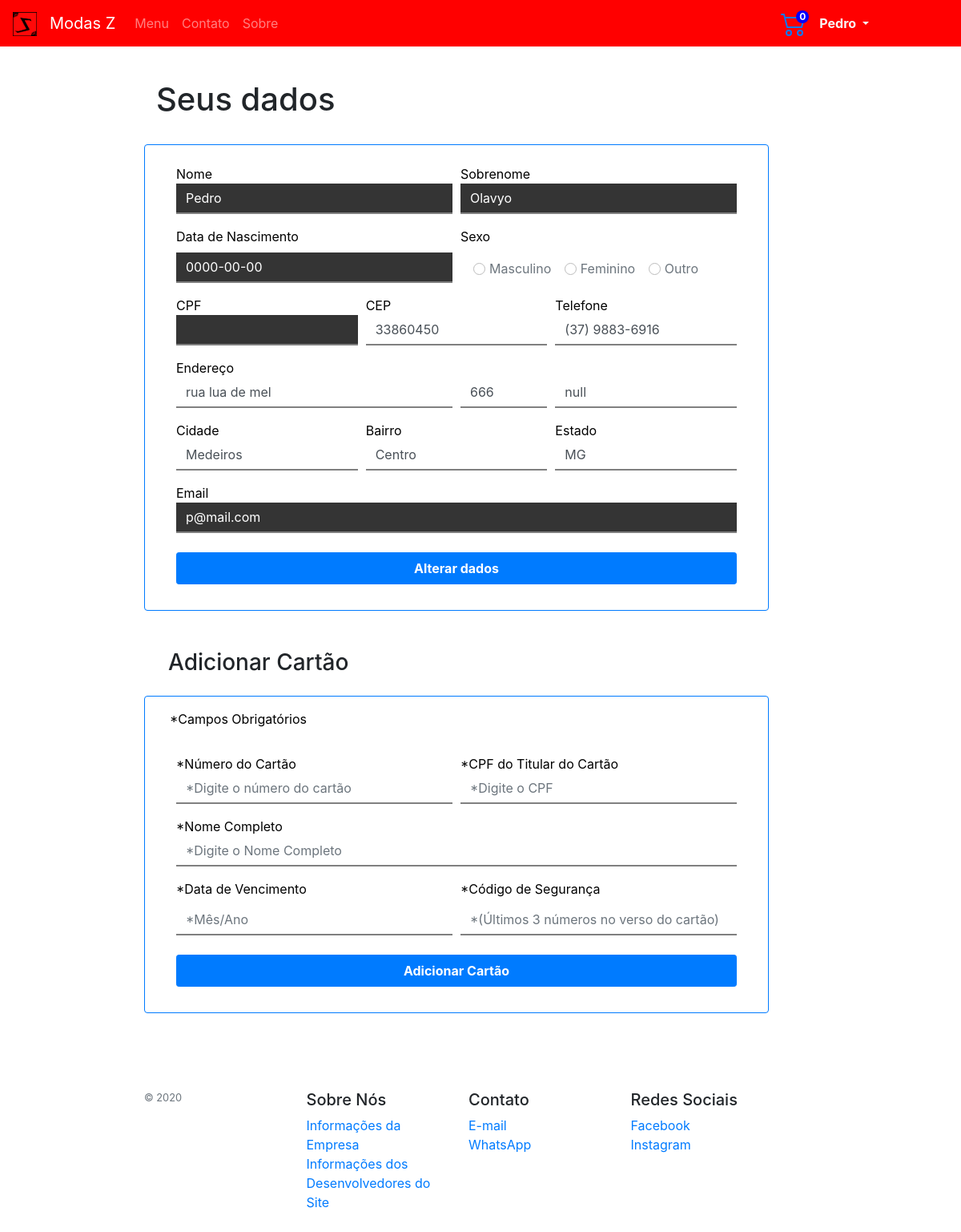
Page /usuario.php (signed in) on the committed database.
### tables this page shows
CREATE TABLE `usuarios` (
  `id` int(11) NOT NULL,
  `adm` tinyint(1) NOT NULL,
  `nome` varchar(30) NOT NULL,
  `sobrenome` varchar(100) NOT NULL,
  `data` date NOT NULL,
  `sexo` varchar(20) NOT NULL,
  `cpf` char(11) NOT NULL,
  `cep` char(8) NOT NULL,
  `telefone` text NOT NULL,
  `endereco` varchar(300) NOT NULL,
  `numero` int(11) NOT NULL,
  `complemento` varchar(300) DEFAULT NULL,
  `cidade` varchar(300) NOT NULL,
  `bairro` varchar(300) NOT NULL,
  `estado` char(2) NOT NULL,
  `email` varchar(300) NOT NULL,
  `senha` varchar(100) NOT NULL
);

### usuario.php (the view, shortened to what this page needs)
<?php
include('conexao.php');
if (isset($_SESSION['email']))
{
  $logado = $_SESSION['email'];
  $script = 'SELECT * FROM usuarios WHERE email = "' . $logado . '"';
  $consulta = $conexao->query($script);
  $linha = $consulta->fetch_array(MYSQLI_ASSOC);
  $nome = $linha['nome'];
  $sobrenome = $linha['sobrenome'];
  $data_nascimento = $linha['data'];
  $cpf = $linha['cpf'];
  $cep = $linha['cep'];
  $telefone = $linha['telefone'];
  $endereco = $linha['endereco'];
  $num_endereco = $linha['numero'];
  $complemento = $linha['complemento'];
  $cidade = $linha['cidade'];
  $bairro = $linha['bairro'];
  $estado = $linha['estado'];
  $email = $linha['email'];
  $nCartao=$linha['nCartao'];
  $cpf=$linha['cpfCartao'];
  $nomeCartao=$linha['nomeCartao'];
  $codigoSeg=$linha['codigoSeg'];
  if (isset($_SESSION['nItensCarrinho'])) {
    $nItensCarrinho = $_SESSION['nItensCarrinho'];
  } else {
    $nItensCarrinho = $_SESSION['nItensCarrinho'];
  }
} else {
  $_SESSION['nItensCarrinho'] = 0;
  $nItensCarrinho = $_SESSION['nItensCarrinho'];
}
?>
<!DOCTYPE html>
<html>
<head>
  <link rel="stylesheet" type="text/css" href="CSS/bootstrap.min.css">
  <link rel="stylesheet" type="text/css" href="CSS/my.css">
</head>
<body>
  <nav class="navbar navbar-expand-lg navbar-dark navbar-sm fixed-top">
    <a class="navbar-brand" title="Menu"  href="index.php">
      <img src="Img/Logo.png" width="30" height="30" alt="">
    </a>
    <a class="navbar-brand" title="Menu" href="index.php">Modas Z</a>
    <div class="collapse navbar-collapse" id="navbarSupportedContent" style="margin-right: 91px;">
      <ul class="navbar-nav mr-auto">
        <li class="nav-item">
          <a class="nav-link " href="index.php">Menu<span class="sr-only"></span></a>
        </li>
        <li class="nav-item">
          <a class="nav-link " href="contato.php" tabindex="-1">Contato</a>
        </li>
        <li class="nav-item">
          <a class="nav-link " href="sobre.php" tabindex="-2">Sobre</a>
        </li>
      </ul>
      <a href="carrinho.php" class="mr-3"><span class="numItensCarrinho" name="numItensCarrinho"><?php echo $nItensCarrinho; ?></span><a>
        <div class="dropdown show mr-2">
          <a class="text-light dropdown-toggle font-weight-bold" href="#" role="button" id="dropdownMenuLink" data-toggle="dropdown" aria-haspopup="true" aria-expanded="false"><?php echo $nome; ?> </a>
        </div>
      </div>
    </nav>
    <h1 class="col-12">Seus dados</h1><br>
    <div class="container col-12 divcadastro rounded border border-primary mb-5">
      <form class="needs-validation m-4" action="acaoAlterarUsuario.php" method="POST">
        <div class="form-row mb-3 mt-3">
          <div class="col">
            <label form="labelNome" class="mb-0">Nome</label>
            <input type="text" class="form-control input rounded-0 desabilitado"  name="nome" disabled="" value="<?php echo $nome; ?>">
          </div>
          <div class="col">
            <label form="labelSobrenome" class="mb-0">Sobrenome</label>
            <input type="text" class="form-control input rounded-0 desabilitado"  name="sobrenome" disabled="" value="<?php echo $sobrenome; ?>">
          </div>
        </div>
        <div class="form-row mb-3">
          <div class="col">
            <label form="labelDataNascimento">Data de Nascimento</label>
            <input class="form-control input rounded-0 desabilitado" type="text"  name="data_nascimento" disabled="" value="<?php echo $data_nascimento; ?>">
          </div>
          <div class="col">
            <label form="labelSexo" class="mb-3">Sexo</label><br>
            <div class="form-check form-check-inline ml-3">
              <input class="form-check-input desabilitado" type="radio" name="Sexo" id="SexoMasculino" value="Masculino" disabled="">
              <label class="form-check-label" for="RadioMasculino">Masculino</label>
            </div>
            <div class="form-check form-check-inline">
              <input class="form-check-input desabilitado" type="radio" name="Sexo" id="SexoFeminino" value="Feminino" disabled="">
              <label class="form-check-label" for="RadioFeminino">Feminino</label>
            </div>
            <div class="form-check form-check-inline">
              <input class="form-check-input desabilitado" type="radio" name="sexo" id="SexoOutro" value="Outro" disabled="">
              <label class="form-check-label" for="RadioOutro">Outro</label>
            </div>
          </div>
        </div>
        <div class="form-row">
          <div class="col mb-3">
            <label form="labelCPF" class="mb-0">CPF</label>
            <input type="text" class="form-control input rounded-0 desabilitado" name="cpf" disabled="" value="<?php echo $cpf; ?>">
          </div>
          <div class="col mb-3">
            <label form="labelCEP" class="mb-0">CEP</label>
            <input type="text" class="form-control input rounded-0" onkeydown="javascript: return event.keyCode == 69 ? false : true" onKeyPress="if(this.value.length==8) return false;"  name="cep" id="validationCustomCEP" pattern="([0-9]{8})" placeholder="Digite seu CEP" value="<?php echo $cep; ?>" required>
          </div>
          <div class="col mb-3">
            <label form="labelTelefone" class="mb-0">Telefone</label>
            <input type="text" class="form-control input rounded-0 telefone" data-mask="(00) 0000-00009" id="telefone" name="telefone" pattern="\([0-9]{2}\)[\s][0-9]{4}-[0-9]{4,5}" placeholder="Digite seu Telefone" value="<?php echo $telefone; ?>" required>
          </div>
        </div>
        <div class="form-row">
          <div class="col">
            <label form="labelNome" class="mb-0">Endereço</label>
            <input type="text" class="form-control input rounded-0" id="validationCustomEndereço"  name="endereco" placeholder="Digite seu Endereço" value="<?php echo $endereco; ?>" required>
          </div>
          <div class="col mt-4 col-sm-2">
            <input type="number" class="form-control input rounded-0" id="validationCustomEndereçoNumero" onkeydown="javascript: return event.keyCode == 69 ? false : true"  name="num_endereco" placeholder="Nº" value="<?php echo $num_endereco; ?>" required>
          </div>
          <div class="col mt-4 col-sm-4">
            <input type="text" class="form-control input rounded-0" id="validationCustomComplemento" name="complemento_endereco" placeholder="Complemento" value="<?php echo $complemento; ?>">
          </div>
        </div>
        <div class="form-row">
          <div class="col mt-3">
            <label form="labelCidade" class="mb-0">Cidade</label>
            <input type="text" class="form-control input rounded-0" id="validationCustomCidade"  pattern="[a-zA-Z]+" name="cidade" placeholder="Digite sua Cidade" value="<?php echo $cidade; ?>" required>
          </div>
          <div class="col mt-3">
            <label form="labelBairro" class="mb-0">Bairro</label>
            <input type="text" class="form-control input rounded-0" id="validationCustomBairro" name="bairro" placeholder="Digite seu Bairro" value="<?php echo $bairro; ?>" required>
          </div>
          <div class="col mt-3">
            <label form="labelBairro" class="mb-0">Estado</label>
            <input type="text" class="form-control input rounded-0" id="validationCustomBairro"  onKeyPress="if(this.value.length==2) return false;" pattern="[a-zA-Z]{2}" name="estado" placeholder="Digite seu Estado" value="<?php echo $estado; ?>" required>
          </div>
        </div>
        <div class="form-row mb-3 mt-3">
          <div class="col">
            <label for="labelEmail" class="mb-0">Email</label>
            <input type="email" class="form-control input rounded-0 desabilitado" disabled="" value="<?php echo $email; ?>">
          </div>
        </div>
        <button class="btn btn-primary btn-sm btn-rounded font-weight-bold mb-2 mt-2 w-100" style="height: 40px; font-size: 16px;" id="btnCadastrar" type="submit">Alterar dados</button>
      </form>
    </div>
    <div class="container">
      <div class="row">
        <div class="col-sm-6">
          <h3 class="col-12 mb-4">Adicionar Cartão</h3>
        </div>
        <div class="container col-12 divcadastro rounded border border-primary mb-5">
          <div class="form-row mb-2 mt-3 ml-3">
            <label form="labelNome">*Campos Obrigatórios</label>
          </div>
          <form class="needs-validation m-4" method="POST" action="insertCartao.php">
            <div class="form-row mb-3 mt-3">
              <div class="col">
                <label form="labelNumCartao" class="mb-0">*Número do Cartão</label>
                <input type="text" class="form-control input rounded-0" id="validationCustomNumCartao" placeholder="*Digite o número do cartão" name="numCartao" data-mask="0000 0000 0000 0000" pattern="[0-9]{4}[\s][0-9]{4}[\s][0-9]{4}[\s][0-9]{4}" value="<?php echo $nCartao; ?>" required>
              </div>
              <div class="col">
                <label form="labelCPF" class="mb-0">*CPF do Titular do Cartão</label>
                <input type="text" class="form-control input rounded-0" data-mask="00000000000" placeholder="*Digite o CPF" name="cpf" id="validationCustomCPF" pattern="([0-9]{11})" value="<?php echo $cpfCartao; ?>" required>
              </div>
            </div>
            <div class="form-row mb-3 mt-3">
              <div class="col">
                <label form="labelNome" class="mb-0">*Nome Completo</label>
                <input type="text" class="form-control input rounded-0" id="validationCustomNomeCartao" placeholder="*Digite o Nome Completo" onkeypress="return validaNomes(event);" name="nomeCompleto" value="<?php echo $nomeCartao; ?>" required>
              </div>
            </div>
            <div class="form-row mb-3">
              <div class="col">
                <label form="labelDataVenc">*Data de Vencimento</label>
                <input class="form-control input rounded-0" id="validationCustomData"  placeholder="*Mês/Ano" type="text" data-mask="00/0000" name="data" pattern="[^-,]{7}" value="<?php echo $validadeCartao; ?>" required>
              </div>
              <div class="col">
                <label form="labelCodigoSeguranca">*Código de Segurança</label>
                <input type="text" class="form-control input rounded-0" id="validationCustomCodigoSeguranca" placeholder="*(Últimos 3 números no verso do cartão)" name="codCartao" data-mask="000" pattern="[0-9]{3}" value="<?php echo $codigoSeg; ?>" required>
              </div>
            </div>
            <button class="btn btn-primary btn-sm btn-rounded font-weight-bold mb-2 mt-2 w-100" style="height: 40px; font-size: 16px;" id="btnPagarCartao">Adicionar Cartão</button>
          </form>
        </div>
      </div>
    </div>
    <footer class=" py-5">
      <div class="row">
        <div class="col- col-12 col-md">
          <small class="d-block mb-3 text-muted">&copy; 2020</small>
        </div>
        <div class="col- col-6 col-md">
          <h5>Sobre Nós</h5>
          <ul class="list-unstyled text-small">
            <li><a href="sobre.php#SD">Informações da Empresa</a></li>
            <li><a href="sobre.php">Informações dos Desenvolvedores do Site</a></li>
          </ul>
        </div>
        <div class="col- col-6 col-md">
          <h5>Contato</h5>
          <ul class="list-unstyled text-small">
            <li><a href="contato.php">E-mail</a></li>
            <li><a href="contato.php#SD">WhatsApp</a></li>
          </ul>
        </div>
        <div class="col- col-6 col-md">
          <h5>Redes Sociais</h5>
          <ul class="list-unstyled text-small">
            <li><a target="_blank" href="https://www.facebook.com">Facebook</a></li>
            <li><a target="_blank" href="https://www.instagram.com/modaz">Instagram</a></li>
          </ul>
        </div>
      </div>
    </footer>
    </body>
    </html>

### CSS/my.css (style rules this page uses)
.navbar { background-color: red; }
body { margin: 100px 20% 0 15%; }
label { color: black; }
.input { border-color: grey; border-width: 0 0 2px; outline: none; background-color: white; }
input[type="text"]:disabled, input[type="email"]:disabled { color: white; }
input[type="radio"] { -webkit-appearance: none; -moz-appearance: none; appearance: none; display: inline-block; width: 15px; height: 15px; padding: 3px; background-clip: content-box; border: 1px solid #bbbbbb; border-radius: 50%; }
input[type="radio"]:disabled { background-color: white; }
.divcadastro { background-color: white; width: 100%; }
a:link { text-decoration: none; }
.numItensCarrinho { position: fixed; margin-left: -13px; line-height: 1rem; height: 1rem; width: 1rem; -webkit-border-radius: 1rem; border-radius: 3rem; background-color: blue; color: #fff; font-size: .75rem; font-weight: 700; z-index: 1; text-align: center; }
.desabilitado:disabled, .desabilitado:disabled:hover, .desabilitado:disabled:focus { background-color: #343434; }

### rows in the picture
usuarios: nome "Pedro", sobrenome "Olavyo", data_nascimento "0000-00-00", cep "33860450", telefone "(37) 9883-6916", endereco "rua lua de mel", num_endereco "666", complemento_endereco "null", cidade "Medeiros", bairro "Centro", estado "MG", email "p@mail.com"

### other values in the picture
$nItensCarrinho "0"
